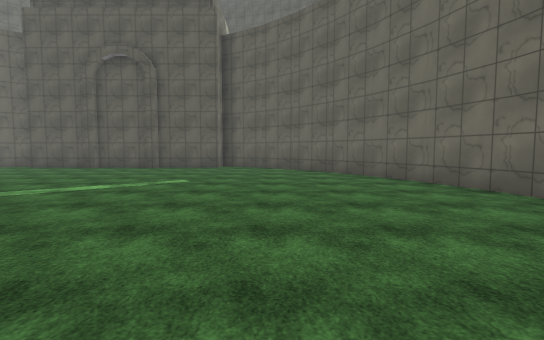
view 1 (above)

16 first-person views from a walk through a scene from a Unity 3-D project. The camera is 1.5 m above the floor, tilts 4° down and sees 85° across. The floor is counted in squares, 2 m on a side. Each view is taken from the middle of a square. On the plan, view 1 faces up. The plan holds only what a view shows up to about 10 squares ahead; the rest is blank. The place goes on beyond the plan. The player character is not drawn. Some animated figures are left out. Surface patterns are stand-ins for the level's own textures.

view 2
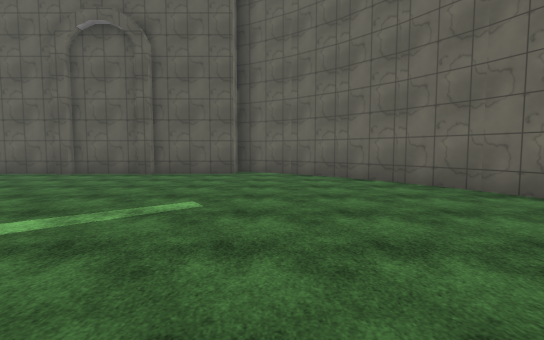

view 3
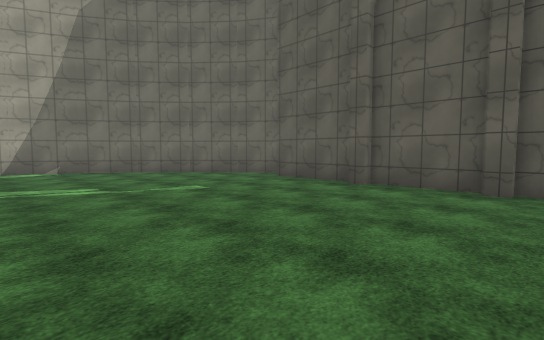

view 4
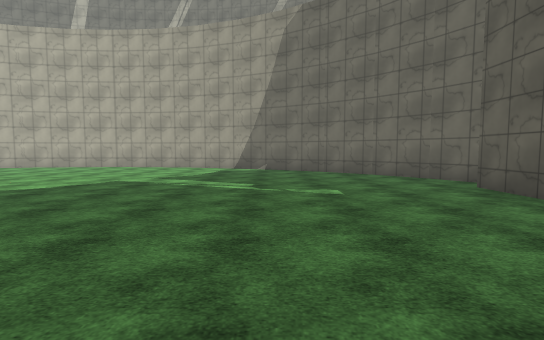

view 5
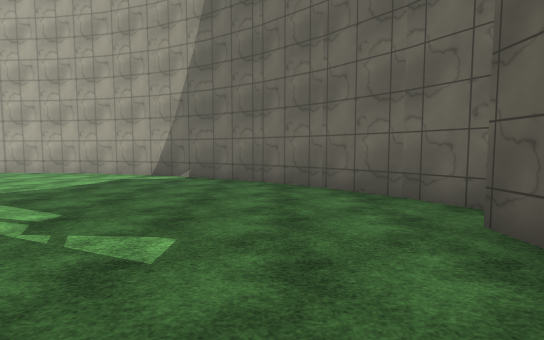

view 6
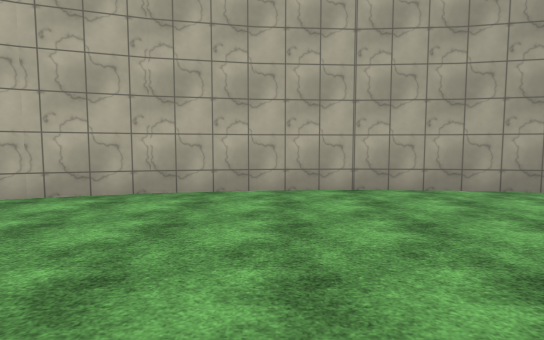

view 7
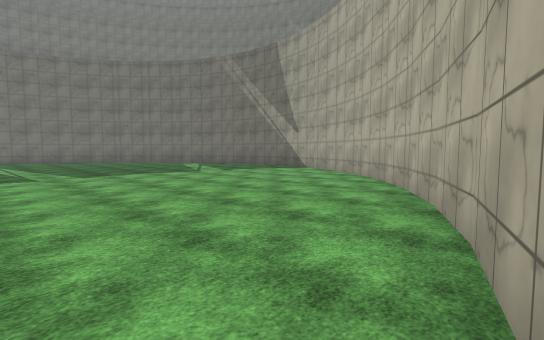

view 8
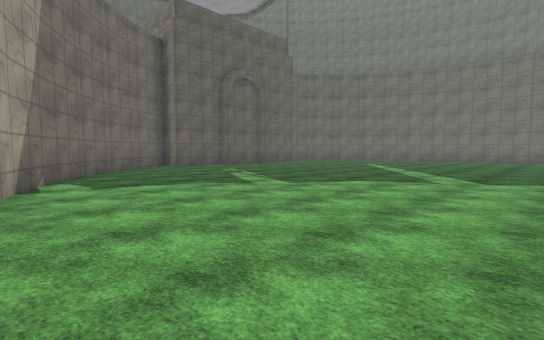

view 9
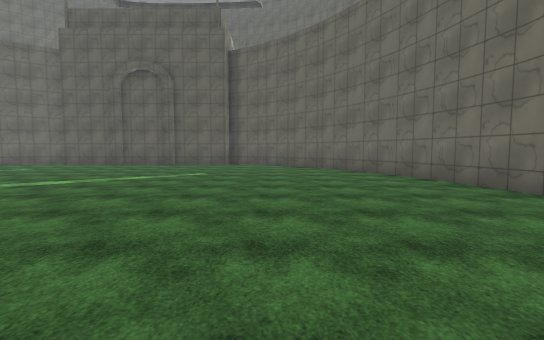

view 10
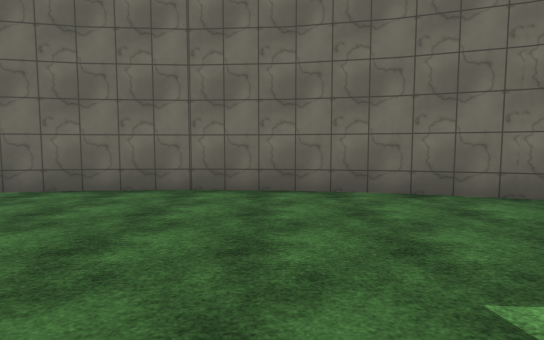

view 11
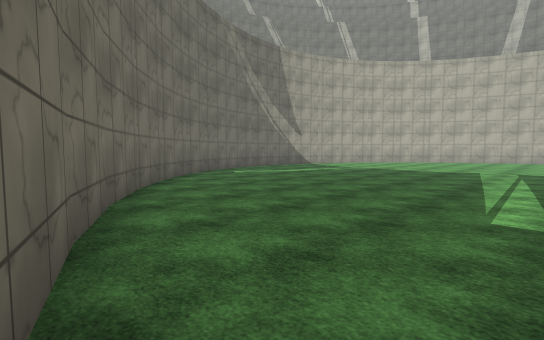

view 12
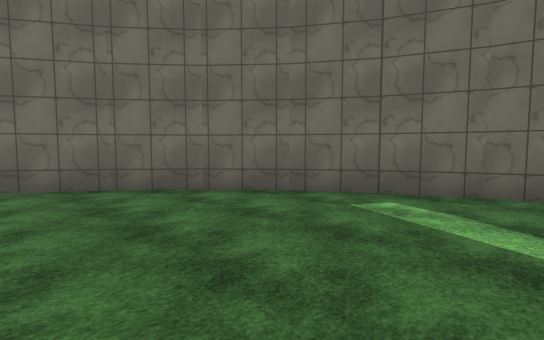

view 13
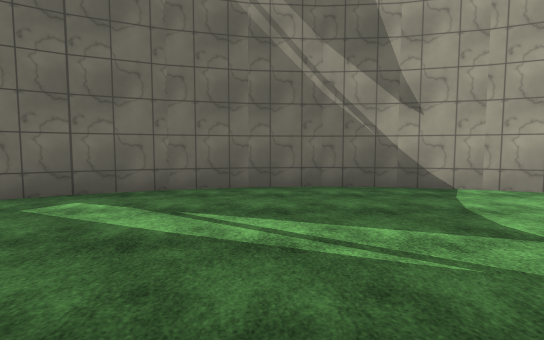

view 14
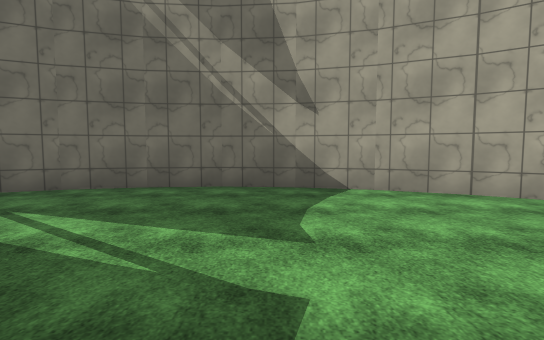

view 15
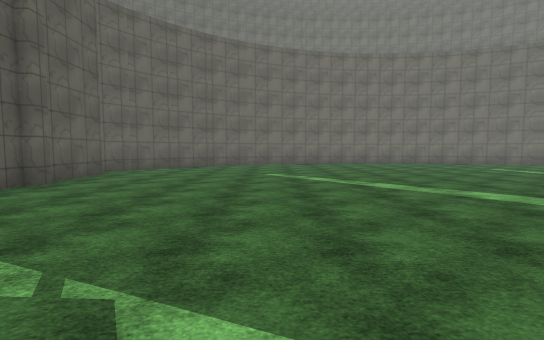

view 16
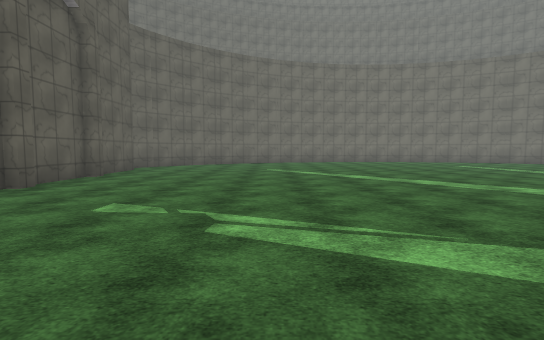

### Floor plan
Points are (right, up) in squares from view 1. A wall is a line through its corners. A room is listed if a view was taken in it or the views show most of it. See-through windows are left out.
Room 1 (views 1, 2, 3, 4, 5, 6, 7, 8, 9, 10, 11, 12, 13, 14, 15, 16)
walls: (-16, -2) (-15.5, -3.8); (-16.4, -0.2) (-16, -2.1); (4, -2.1) (4.3, -0.3) (4.5, 1.6); (4.5, 1.5) (4.3, 3.4); (-16.5, 1.6) (-16.4, -0.3); (-16.3, 3.3) (-16.5, 1.5); (-15.5, -3.7) (-14.7, -5.4); (4.4, 3.2) (4, 5.1); (3.5, -3.8) (4, -2); (2.7, -5.4) (3.5, -3.7); (-16, 5.1) (-16.4, 3.3); (-14.8, -5.3) (-13.8, -6.8); (-7, 11.8) (-7.5, 11.8); (4.1, 5) (3.5, 6.7) (2.8, 8.3) (1.8, 9.8); (-4.5, 11.8) (-5, 11.8); (-13.9, -6.6) (-12.7, -8.1); (1.8, -6.8) (2.8, -5.2); (-15.5, 6.7) (-16.1, 5); (-4.9, 12.1) (-7.1, 12.1); (-7.4, 12.1) (-9.9, 12.1); (0.7, -8) (1.9, -6.7); (-12.9, -7.9) (-11.5, -9.1); (-14.7, 8.3) (-15.5, 6.6); (-11.6, -9) (-10.2, -9.9); (-0.5, -9.1) (0.8, -7.9); (-10.4, -9.8) (-8.9, -10.5); (-1.8, -9.9) (-0.4, -9); (-13.8, 9.7) (-14.8, 8.3); (1.9, 9.7) (0.8, 11); (-9, -10.4) (-7.4, -10.8); (-3.2, -10.5) (-1.7, -9.8); (-4.6, -10.8) (-3.1, -10.4); (-7.5, -10.8) (-5.9, -11); (-6, -10.9) (-4.5, -10.8); (0.8, 10.9) (-0.5, 12.1); (-12.7, 11) (-13.9, 9.7); (-0.4, 12) (-1.8, 12.9); (-11.5, 12.1) (-12.9, 10.9); (-1.7, 12.8) (-2.2, 13) (-2.2, 12.1) (-4.6, 12.1); (-10.4, 12.8) (-11.6, 12)

Where each view was taken, in squares from view 1:
view 1: 0 up, 0 right, facing up
view 2: 3 up, 1 left, facing up
view 3: 6 up, 4 left, facing up-left
view 4: 8 up, 4 left, facing left
view 5: 10 up, 7 left, facing left
view 6: 0 up, 11 left, facing left
view 7: 1 down, 16 left, facing down-right
view 8: 0 up, 16 left, facing up-right
view 9: 2 down, 0 right, facing up
view 10: 0 up, 1 left, facing right
view 11: 1 down, 4 right, facing down-left
view 12: 5 down, 4 left, facing down-right
view 13: 5 down, 5 left, facing down
view 14: 5 down, 7 left, facing down
view 15: 7 up, 11 left, facing right
view 16: 7 up, 13 left, facing right
